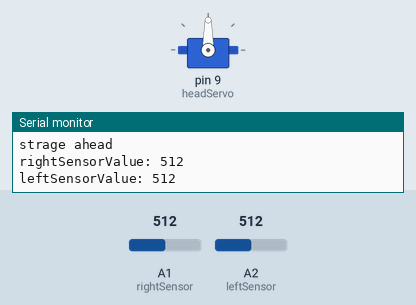
Recording of a sketch running on a simulated Arduino Uno, built with avr-gcc and run on an emulated ATmega328P. Parts: servo, the last lines printed to the serial monitor. The test bench sets the inputs (shaded band); at power-on: A1 (rightSensor) = 512, A2 (leftSensor) = 512.

Above: at 1.2 s.
1.3 s: A1 (rightSensor) set to 699
4.3 s: A1 (rightSensor) set to 720
At 5.3 s:
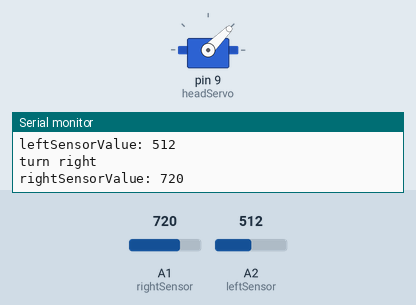
5.8 s: A2 (leftSensor) set to 528
At 7.0 s:
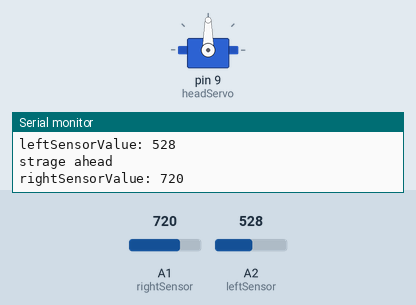
8.8 s: A2 (leftSensor) set to 913
10.3 s: A2 (leftSensor) set to 939
At 10.7 s:
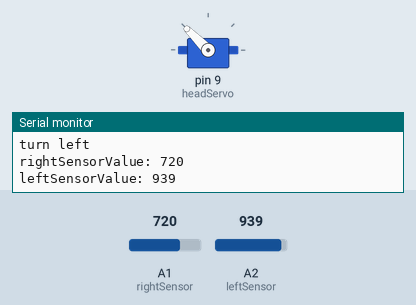
11.8 s: A2 (leftSensor) set to 40
At 12.6 s:
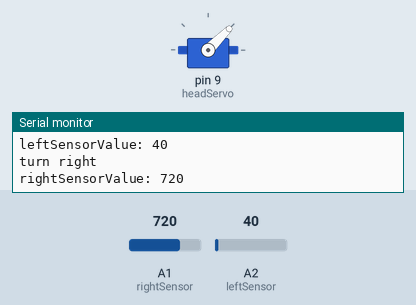
Timing chart, 0 to 14.8 s (numbered marks = the images above; inputs shaded):
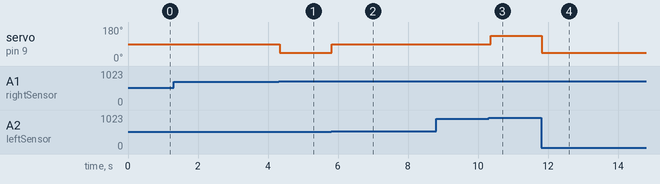

Measured:
- the behaviour switches between 712 and 713 on A1 (rightSensor) (found by bisection; images 0 and 1)
- the behaviour switches between 519 and 520 on A2 (leftSensor) (found by bisection; images 1 and 2)
- the behaviour switches between 920 and 921 on A2 (leftSensor) (found by bisection; images 2 and 3)
- after the input at 4.3 s, servo on pin 9 (headServo): 90° → 45° at once
- after the input at 5.8 s, servo on pin 9 (headServo): 45° → 90° at once
- after the input at 10.3 s, servo on pin 9 (headServo): 90° → 135° after 0.06 s
- after the input at 11.8 s, servo on pin 9 (headServo): 135° → 45° at once

The sketch:

withMatrixLeds-servo.ino
```cpp
#include <Servo.h>
// servo
Servo headServo;
int headPosition = 0;

// maxtrix leds
#define SCL_Pin A5
#define SDA_Pin A4

int rightSensor = A1;
int leftSensor = A2;
int rightSensorValue = 0;
int leftSensorValue = 0;

unsigned long time;

// Display
unsigned char clear[] = {0x00, 0x00, 0x00, 0x00, 0x00, 0x00, 0x00, 0x00, 0x00, 0x00, 0x00, 0x00, 0x00, 0x00, 0x00, 0x00};
unsigned char STOP[] = {0x2E,0x2A,0x3A,0x00,0x02,0x3E,0x02,0x00,0x3E,0x22,0x3E,0x00,0x3E,0x0A,0x0E,0x00};
unsigned char LEFT[] = {0x00,0x00,0x00,0x00,0x00,0x00,0x44,0x28,0x10,0x44,0x28,0x10,0x44,0x28,0x10,0x00};
unsigned char RIGHT[] = {0x00,0x10,0x28,0x44,0x10,0x28,0x44,0x10,0x28,0x44,0x00,0x00,0x00,0x00,0x00,0x00};
unsigned char AHEAD[] = {0x00,0x00,0x00,0x00,0x00,0x24,0x12,0x09,0x12,0x24,0x00,0x00,0x00,0x00,0x00,0x00};

void setup() {
  // logs
  Serial.begin(9600);

  // servo
  headServo.attach(9);

  // matrix leds setup
  pinMode(SCL_Pin, OUTPUT);
  pinMode(SDA_Pin, OUTPUT);

  // timing
  time = millis();
  matrix_display(clear);
}

void loop() {
  // loop in 2s
  if ((unsigned long) (millis() - time) > 50) {
    // matrix_display(clear);

    rightSensorValue = analogRead(rightSensor);
    Serial.print("rightSensorValue: ");
    Serial.println(rightSensorValue);
    leftSensorValue = analogRead(leftSensor);
    Serial.print("leftSensorValue: ");
    Serial.println(leftSensorValue);

    // right and left is less light
    if (rightSensorValue <= 200 and leftSensorValue <= 200) {
      // stop
      Serial.println("stop");
      matrix_display(STOP);
      headChangePosition(90);
    } else {
      // right > left
      if (rightSensorValue - leftSensorValue > 200) {
        // turn right
        Serial.println("turn right");
        matrix_display(RIGHT);
          headChangePosition(45);
      } else {
        // right < left
        if (leftSensorValue - rightSensorValue > 200) {
          // turn left
          Serial.println("turn left");
          matrix_display(LEFT);
          headChangePosition(135);
        } else {
          // strage ahead
          Serial.println("strage ahead");
          matrix_display(AHEAD);
          headChangePosition(90);
        }
      }
    }

    time = millis();
  }
}

/* Leds display */
void matrix_display(unsigned char matrix_value[]) {
  IIC_start();  // use the function of the data transmission start condition
  IIC_send(0xc0);  // select address
  for (int i = 0; i < 16; i++) { // pattern data has 16 bits
     IIC_send(matrix_value[i]); // convey the pattern data
  }
  IIC_end();   // end the transmission of pattern data

  IIC_start();
  IIC_send(0x8A);  // display control, set pulse width to 4/16 s
  IIC_end();
}

void IIC_start() {
  digitalWrite(SCL_Pin, HIGH);
  delayMicroseconds(3);
  digitalWrite(SDA_Pin, HIGH);
  delayMicroseconds(3);
  digitalWrite(SDA_Pin, LOW);
  delayMicroseconds(3);
}


void IIC_send(unsigned char send_data) {
  for (char i = 0; i < 8; i++) {
      digitalWrite(SCL_Pin, LOW);
      delayMicroseconds(3);
      if (send_data & 0x01) {
        digitalWrite(SDA_Pin, HIGH);
      } else {
        digitalWrite(SDA_Pin, LOW);
      }
      delayMicroseconds(3);
      digitalWrite(SCL_Pin, HIGH);
      delayMicroseconds(3);
      send_data = send_data >> 1;
  }
}

void IIC_end() {
  digitalWrite(SCL_Pin, LOW);
  delayMicroseconds(3);
  digitalWrite(SDA_Pin, LOW);
  delayMicroseconds(3);
  digitalWrite(SCL_Pin, HIGH);
  delayMicroseconds(3);
  digitalWrite(SDA_Pin, HIGH);
  delayMicroseconds(3);
}
/* END Leds display */

/* Servo change */
void headChangePosition(int to) {
  if (to != headPosition) {
    headServo.write(to);
    headPosition = to;
  }
}
/* END Servo change */
```
